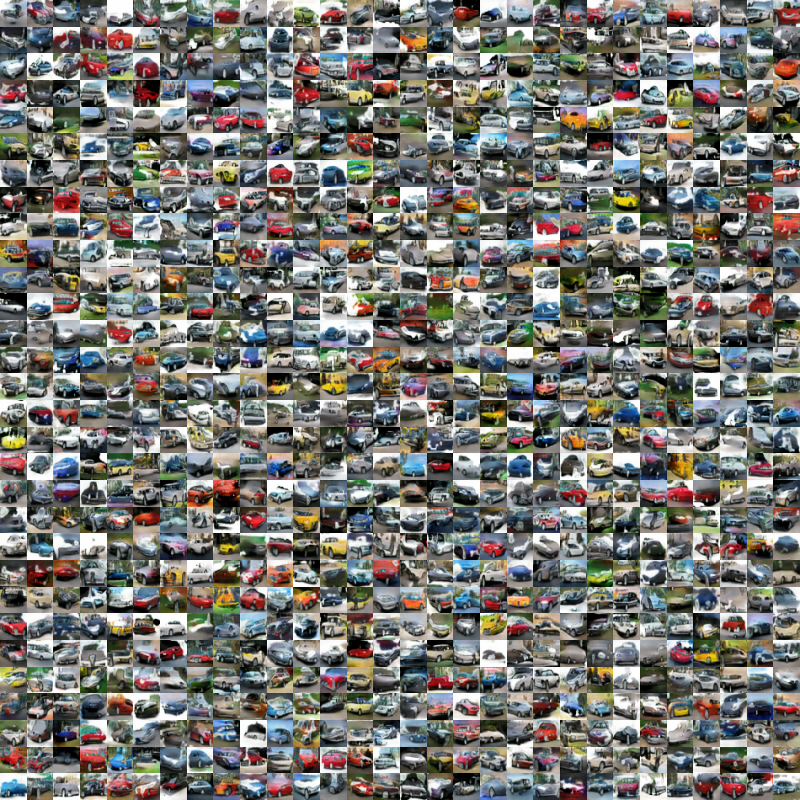

The Python source for this figure:
import keras
import keras.layers as nn
import tensorflow as tf
import time
import matplotlib.pyplot as plt
import sys

from src.models import build_generator

def main():
    if len(sys.argv) < 2:
        print('Give grid lenght for images')
        return
    generator = build_generator(summary=True, weights='weights/gen.weights.h5')
    noise = tf.random.normal((5,128),0,1)
    imgs = generator.predict(noise)
    k = int(sys.argv[1])
    fig, ax = plt.subplots(k,k,figsize=(8,8))
    ax = ax.ravel()
    noises = tf.random.normal((k**2,128),0,1)
    clip = tf.clip_by_value(noises,-1,1)
    nums = generator(clip).numpy()
    for i in range(k**2):
        ax[i].imshow(tf.cast((nums[i]*127.5+127.5),tf.uint8))
        ax[i].axis(False)
    plt.tight_layout(pad=0)
    plt.savefig('generate_batch.png')
    plt.close()

if __name__ == '__main__':
    main()